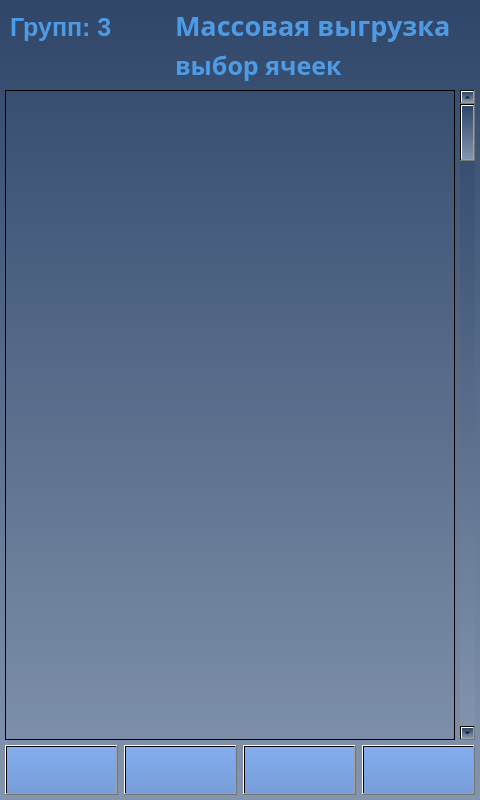
<?xml version="1.0" encoding="UTF-8"?>
<ui version="4.0">
 <class>screen_17_mass_drop</class>
 <widget class="QWidget" name="screen_17_mass_drop">
  <property name="geometry">
   <rect>
    <x>0</x>
    <y>0</y>
    <width>480</width>
    <height>800</height>
   </rect>
  </property>
  <property name="windowTitle">
   <string>screen_17_mass_drop</string>
  </property>
  <property name="styleSheet">
   <string notr="true">background-color: qlineargradient(spread:pad, x1:0.5, y1:0, x2:0.5, y2:1, stop:0 rgba(47, 70, 105, 255), stop:1 rgba(131, 149, 174, 255));</string>
  </property>
  <widget class="QLabel" name="lbl_info_2">
   <property name="enabled">
    <bool>true</bool>
   </property>
   <property name="geometry">
    <rect>
     <x>175</x>
     <y>45</y>
     <width>181</width>
     <height>40</height>
    </rect>
   </property>
   <property name="font">
    <font>
     <family>Arial Black</family>
     <pointsize>19</pointsize>
     <weight>75</weight>
     <bold>true</bold>
    </font>
   </property>
   <property name="layoutDirection">
    <enum>Qt::LeftToRight</enum>
   </property>
   <property name="styleSheet">
    <string notr="true">color: rgb(78, 155, 229);
background-color: qlineargradient(spread:pad, x1:0, y1:0, x2:1, y2:0, stop:0 rgba(0, 0, 0, 0), stop:1 rgba(255, 255, 255, 0));</string>
   </property>
   <property name="text">
    <string>выбор ячеек</string>
   </property>
  </widget>
  <widget class="QPushButton" name="btn_down">
   <property name="geometry">
    <rect>
     <x>362</x>
     <y>745</y>
     <width>113</width>
     <height>50</height>
    </rect>
   </property>
   <property name="palette">
    <palette>
     <active>
      <colorrole role="WindowText">
       <brush brushstyle="SolidPattern">
        <color alpha="255">
         <red>0</red>
         <green>49</green>
         <blue>114</blue>
        </color>
       </brush>
      </colorrole>
      <colorrole role="Button">
       <brush brushstyle="LinearGradientPattern">
        <gradient startx="0.500000000000000" starty="0.000000000000000" endx="0.500000000000000" endy="1.000000000000000" type="LinearGradient" spread="PadSpread" coordinatemode="ObjectBoundingMode">
         <gradientstop position="0.000000000000000">
          <color alpha="255">
           <red>131</red>
           <green>173</green>
           <blue>239</blue>
          </color>
         </gradientstop>
         <gradientstop position="1.000000000000000">
          <color alpha="255">
           <red>120</red>
           <green>158</green>
           <blue>217</blue>
          </color>
         </gradientstop>
        </gradient>
       </brush>
      </colorrole>
      <colorrole role="Text">
       <brush brushstyle="SolidPattern">
        <color alpha="255">
         <red>0</red>
         <green>49</green>
         <blue>114</blue>
        </color>
       </brush>
      </colorrole>
      <colorrole role="ButtonText">
       <brush brushstyle="SolidPattern">
        <color alpha="255">
         <red>0</red>
         <green>49</green>
         <blue>114</blue>
        </color>
       </brush>
      </colorrole>
      <colorrole role="Base">
       <brush brushstyle="LinearGradientPattern">
        <gradient startx="0.500000000000000" starty="0.000000000000000" endx="0.500000000000000" endy="1.000000000000000" type="LinearGradient" spread="PadSpread" coordinatemode="ObjectBoundingMode">
         <gradientstop position="0.000000000000000">
          <color alpha="255">
           <red>131</red>
           <green>173</green>
           <blue>239</blue>
          </color>
         </gradientstop>
         <gradientstop position="1.000000000000000">
          <color alpha="255">
           <red>120</red>
           <green>158</green>
           <blue>217</blue>
          </color>
         </gradientstop>
        </gradient>
       </brush>
      </colorrole>
      <colorrole role="Window">
       <brush brushstyle="LinearGradientPattern">
        <gradient startx="0.500000000000000" starty="0.000000000000000" endx="0.500000000000000" endy="1.000000000000000" type="LinearGradient" spread="PadSpread" coordinatemode="ObjectBoundingMode">
         <gradientstop position="0.000000000000000">
          <color alpha="255">
           <red>131</red>
           <green>173</green>
           <blue>239</blue>
          </color>
         </gradientstop>
         <gradientstop position="1.000000000000000">
          <color alpha="255">
           <red>120</red>
           <green>158</green>
           <blue>217</blue>
          </color>
         </gradientstop>
        </gradient>
       </brush>
      </colorrole>
     </active>
     <inactive>
      <colorrole role="WindowText">
       <brush brushstyle="SolidPattern">
        <color alpha="255">
         <red>0</red>
         <green>49</green>
         <blue>114</blue>
        </color>
       </brush>
      </colorrole>
      <colorrole role="Button">
       <brush brushstyle="LinearGradientPattern">
        <gradient startx="0.500000000000000" starty="0.000000000000000" endx="0.500000000000000" endy="1.000000000000000" type="LinearGradient" spread="PadSpread" coordinatemode="ObjectBoundingMode">
         <gradientstop position="0.000000000000000">
          <color alpha="255">
           <red>131</red>
           <green>173</green>
           <blue>239</blue>
          </color>
         </gradientstop>
         <gradientstop position="1.000000000000000">
          <color alpha="255">
           <red>120</red>
           <green>158</green>
           <blue>217</blue>
          </color>
         </gradientstop>
        </gradient>
       </brush>
      </colorrole>
      <colorrole role="Text">
       <brush brushstyle="SolidPattern">
        <color alpha="255">
         <red>0</red>
         <green>49</green>
         <blue>114</blue>
        </color>
       </brush>
      </colorrole>
      <colorrole role="ButtonText">
       <brush brushstyle="SolidPattern">
        <color alpha="255">
         <red>0</red>
         <green>49</green>
         <blue>114</blue>
        </color>
       </brush>
      </colorrole>
      <colorrole role="Base">
       <brush brushstyle="LinearGradientPattern">
        <gradient startx="0.500000000000000" starty="0.000000000000000" endx="0.500000000000000" endy="1.000000000000000" type="LinearGradient" spread="PadSpread" coordinatemode="ObjectBoundingMode">
         <gradientstop position="0.000000000000000">
          <color alpha="255">
           <red>131</red>
           <green>173</green>
           <blue>239</blue>
          </color>
         </gradientstop>
         <gradientstop position="1.000000000000000">
          <color alpha="255">
           <red>120</red>
           <green>158</green>
           <blue>217</blue>
          </color>
         </gradientstop>
        </gradient>
       </brush>
      </colorrole>
      <colorrole role="Window">
       <brush brushstyle="LinearGradientPattern">
        <gradient startx="0.500000000000000" starty="0.000000000000000" endx="0.500000000000000" endy="1.000000000000000" type="LinearGradient" spread="PadSpread" coordinatemode="ObjectBoundingMode">
         <gradientstop position="0.000000000000000">
          <color alpha="255">
           <red>131</red>
           <green>173</green>
           <blue>239</blue>
          </color>
         </gradientstop>
         <gradientstop position="1.000000000000000">
          <color alpha="255">
           <red>120</red>
           <green>158</green>
           <blue>217</blue>
          </color>
         </gradientstop>
        </gradient>
       </brush>
      </colorrole>
     </inactive>
     <disabled>
      <colorrole role="WindowText">
       <brush brushstyle="SolidPattern">
        <color alpha="255">
         <red>0</red>
         <green>49</green>
         <blue>114</blue>
        </color>
       </brush>
      </colorrole>
      <colorrole role="Button">
       <brush brushstyle="LinearGradientPattern">
        <gradient startx="0.500000000000000" starty="0.000000000000000" endx="0.500000000000000" endy="1.000000000000000" type="LinearGradient" spread="PadSpread" coordinatemode="ObjectBoundingMode">
         <gradientstop position="0.000000000000000">
          <color alpha="255">
           <red>131</red>
           <green>173</green>
           <blue>239</blue>
          </color>
         </gradientstop>
         <gradientstop position="1.000000000000000">
          <color alpha="255">
           <red>120</red>
           <green>158</green>
           <blue>217</blue>
          </color>
         </gradientstop>
        </gradient>
       </brush>
      </colorrole>
      <colorrole role="Text">
       <brush brushstyle="SolidPattern">
        <color alpha="255">
         <red>0</red>
         <green>49</green>
         <blue>114</blue>
        </color>
       </brush>
      </colorrole>
      <colorrole role="ButtonText">
       <brush brushstyle="SolidPattern">
        <color alpha="255">
         <red>0</red>
         <green>49</green>
         <blue>114</blue>
        </color>
       </brush>
      </colorrole>
      <colorrole role="Base">
       <brush brushstyle="LinearGradientPattern">
        <gradient startx="0.500000000000000" starty="0.000000000000000" endx="0.500000000000000" endy="1.000000000000000" type="LinearGradient" spread="PadSpread" coordinatemode="ObjectBoundingMode">
         <gradientstop position="0.000000000000000">
          <color alpha="255">
           <red>131</red>
           <green>173</green>
           <blue>239</blue>
          </color>
         </gradientstop>
         <gradientstop position="1.000000000000000">
          <color alpha="255">
           <red>120</red>
           <green>158</green>
           <blue>217</blue>
          </color>
         </gradientstop>
        </gradient>
       </brush>
      </colorrole>
      <colorrole role="Window">
       <brush brushstyle="LinearGradientPattern">
        <gradient startx="0.500000000000000" starty="0.000000000000000" endx="0.500000000000000" endy="1.000000000000000" type="LinearGradient" spread="PadSpread" coordinatemode="ObjectBoundingMode">
         <gradientstop position="0.000000000000000">
          <color alpha="255">
           <red>131</red>
           <green>173</green>
           <blue>239</blue>
          </color>
         </gradientstop>
         <gradientstop position="1.000000000000000">
          <color alpha="255">
           <red>120</red>
           <green>158</green>
           <blue>217</blue>
          </color>
         </gradientstop>
        </gradient>
       </brush>
      </colorrole>
     </disabled>
    </palette>
   </property>
   <property name="font">
    <font>
     <family>Arial Black</family>
     <pointsize>20</pointsize>
     <weight>75</weight>
     <bold>true</bold>
    </font>
   </property>
   <property name="contextMenuPolicy">
    <enum>Qt::DefaultContextMenu</enum>
   </property>
   <property name="layoutDirection">
    <enum>Qt::LeftToRight</enum>
   </property>
   <property name="styleSheet">
    <string notr="true">background-color: qlineargradient(spread:pad, x1:0.5, y1:0, x2:0.5, y2:1, stop:0 rgba(131, 173, 239, 255), stop:1 rgba(120, 158, 217, 255));
color: rgb(0, 49, 114);</string>
   </property>
   <property name="text">
    <string/>
   </property>
   <property name="icon">
    <iconset>
     <normaloff>img/btn_ico_down.png</normaloff>img/btn_ico_down.png</iconset>
   </property>
   <property name="iconSize">
    <size>
     <width>51</width>
     <height>51</height>
    </size>
   </property>
  </widget>
  <widget class="QPushButton" name="btn_back">
   <property name="geometry">
    <rect>
     <x>243</x>
     <y>745</y>
     <width>113</width>
     <height>50</height>
    </rect>
   </property>
   <property name="palette">
    <palette>
     <active>
      <colorrole role="WindowText">
       <brush brushstyle="SolidPattern">
        <color alpha="255">
         <red>0</red>
         <green>49</green>
         <blue>114</blue>
        </color>
       </brush>
      </colorrole>
      <colorrole role="Button">
       <brush brushstyle="LinearGradientPattern">
        <gradient startx="0.500000000000000" starty="0.000000000000000" endx="0.500000000000000" endy="1.000000000000000" type="LinearGradient" spread="PadSpread" coordinatemode="ObjectBoundingMode">
         <gradientstop position="0.000000000000000">
          <color alpha="255">
           <red>131</red>
           <green>173</green>
           <blue>239</blue>
          </color>
         </gradientstop>
         <gradientstop position="1.000000000000000">
          <color alpha="255">
           <red>120</red>
           <green>158</green>
           <blue>217</blue>
          </color>
         </gradientstop>
        </gradient>
       </brush>
      </colorrole>
      <colorrole role="Text">
       <brush brushstyle="SolidPattern">
        <color alpha="255">
         <red>0</red>
         <green>49</green>
         <blue>114</blue>
        </color>
       </brush>
      </colorrole>
      <colorrole role="ButtonText">
       <brush brushstyle="SolidPattern">
        <color alpha="255">
         <red>0</red>
         <green>49</green>
         <blue>114</blue>
        </color>
       </brush>
      </colorrole>
      <colorrole role="Base">
       <brush brushstyle="LinearGradientPattern">
        <gradient startx="0.500000000000000" starty="0.000000000000000" endx="0.500000000000000" endy="1.000000000000000" type="LinearGradient" spread="PadSpread" coordinatemode="ObjectBoundingMode">
         <gradientstop position="0.000000000000000">
          <color alpha="255">
           <red>131</red>
           <green>173</green>
           <blue>239</blue>
          </color>
         </gradientstop>
         <gradientstop position="1.000000000000000">
          <color alpha="255">
           <red>120</red>
           <green>158</green>
           <blue>217</blue>
          </color>
         </gradientstop>
        </gradient>
       </brush>
      </colorrole>
      <colorrole role="Window">
       <brush brushstyle="LinearGradientPattern">
        <gradient startx="0.500000000000000" starty="0.000000000000000" endx="0.500000000000000" endy="1.000000000000000" type="LinearGradient" spread="PadSpread" coordinatemode="ObjectBoundingMode">
         <gradientstop position="0.000000000000000">
          <color alpha="255">
           <red>131</red>
           <green>173</green>
           <blue>239</blue>
          </color>
         </gradientstop>
         <gradientstop position="1.000000000000000">
          <color alpha="255">
           <red>120</red>
           <green>158</green>
           <blue>217</blue>
          </color>
         </gradientstop>
        </gradient>
       </brush>
      </colorrole>
     </active>
     <inactive>
      <colorrole role="WindowText">
       <brush brushstyle="SolidPattern">
        <color alpha="255">
         <red>0</red>
         <green>49</green>
         <blue>114</blue>
        </color>
       </brush>
      </colorrole>
      <colorrole role="Button">
       <brush brushstyle="LinearGradientPattern">
        <gradient startx="0.500000000000000" starty="0.000000000000000" endx="0.500000000000000" endy="1.000000000000000" type="LinearGradient" spread="PadSpread" coordinatemode="ObjectBoundingMode">
         <gradientstop position="0.000000000000000">
          <color alpha="255">
           <red>131</red>
           <green>173</green>
           <blue>239</blue>
          </color>
         </gradientstop>
         <gradientstop position="1.000000000000000">
          <color alpha="255">
           <red>120</red>
           <green>158</green>
           <blue>217</blue>
          </color>
         </gradientstop>
        </gradient>
       </brush>
      </colorrole>
      <colorrole role="Text">
       <brush brushstyle="SolidPattern">
        <color alpha="255">
         <red>0</red>
         <green>49</green>
         <blue>114</blue>
        </color>
       </brush>
      </colorrole>
      <colorrole role="ButtonText">
       <brush brushstyle="SolidPattern">
        <color alpha="255">
         <red>0</red>
         <green>49</green>
         <blue>114</blue>
        </color>
       </brush>
      </colorrole>
      <colorrole role="Base">
       <brush brushstyle="LinearGradientPattern">
        <gradient startx="0.500000000000000" starty="0.000000000000000" endx="0.500000000000000" endy="1.000000000000000" type="LinearGradient" spread="PadSpread" coordinatemode="ObjectBoundingMode">
         <gradientstop position="0.000000000000000">
          <color alpha="255">
           <red>131</red>
           <green>173</green>
           <blue>239</blue>
          </color>
         </gradientstop>
         <gradientstop position="1.000000000000000">
          <color alpha="255">
           <red>120</red>
           <green>158</green>
           <blue>217</blue>
          </color>
         </gradientstop>
        </gradient>
       </brush>
      </colorrole>
      <colorrole role="Window">
       <brush brushstyle="LinearGradientPattern">
        <gradient startx="0.500000000000000" starty="0.000000000000000" endx="0.500000000000000" endy="1.000000000000000" type="LinearGradient" spread="PadSpread" coordinatemode="ObjectBoundingMode">
         <gradientstop position="0.000000000000000">
          <color alpha="255">
           <red>131</red>
           <green>173</green>
           <blue>239</blue>
          </color>
         </gradientstop>
         <gradientstop position="1.000000000000000">
          <color alpha="255">
           <red>120</red>
           <green>158</green>
           <blue>217</blue>
          </color>
         </gradientstop>
        </gradient>
       </brush>
      </colorrole>
     </inactive>
     <disabled>
      <colorrole role="WindowText">
       <brush brushstyle="SolidPattern">
        <color alpha="255">
         <red>0</red>
         <green>49</green>
         <blue>114</blue>
        </color>
       </brush>
      </colorrole>
      <colorrole role="Button">
       <brush brushstyle="LinearGradientPattern">
        <gradient startx="0.500000000000000" starty="0.000000000000000" endx="0.500000000000000" endy="1.000000000000000" type="LinearGradient" spread="PadSpread" coordinatemode="ObjectBoundingMode">
         <gradientstop position="0.000000000000000">
          <color alpha="255">
           <red>131</red>
           <green>173</green>
           <blue>239</blue>
          </color>
         </gradientstop>
         <gradientstop position="1.000000000000000">
          <color alpha="255">
           <red>120</red>
           <green>158</green>
           <blue>217</blue>
          </color>
         </gradientstop>
        </gradient>
       </brush>
      </colorrole>
      <colorrole role="Text">
       <brush brushstyle="SolidPattern">
        <color alpha="255">
         <red>0</red>
         <green>49</green>
         <blue>114</blue>
        </color>
       </brush>
      </colorrole>
      <colorrole role="ButtonText">
       <brush brushstyle="SolidPattern">
        <color alpha="255">
         <red>0</red>
         <green>49</green>
         <blue>114</blue>
        </color>
       </brush>
      </colorrole>
      <colorrole role="Base">
       <brush brushstyle="LinearGradientPattern">
        <gradient startx="0.500000000000000" starty="0.000000000000000" endx="0.500000000000000" endy="1.000000000000000" type="LinearGradient" spread="PadSpread" coordinatemode="ObjectBoundingMode">
         <gradientstop position="0.000000000000000">
          <color alpha="255">
           <red>131</red>
           <green>173</green>
           <blue>239</blue>
          </color>
         </gradientstop>
         <gradientstop position="1.000000000000000">
          <color alpha="255">
           <red>120</red>
           <green>158</green>
           <blue>217</blue>
          </color>
         </gradientstop>
        </gradient>
       </brush>
      </colorrole>
      <colorrole role="Window">
       <brush brushstyle="LinearGradientPattern">
        <gradient startx="0.500000000000000" starty="0.000000000000000" endx="0.500000000000000" endy="1.000000000000000" type="LinearGradient" spread="PadSpread" coordinatemode="ObjectBoundingMode">
         <gradientstop position="0.000000000000000">
          <color alpha="255">
           <red>131</red>
           <green>173</green>
           <blue>239</blue>
          </color>
         </gradientstop>
         <gradientstop position="1.000000000000000">
          <color alpha="255">
           <red>120</red>
           <green>158</green>
           <blue>217</blue>
          </color>
         </gradientstop>
        </gradient>
       </brush>
      </colorrole>
     </disabled>
    </palette>
   </property>
   <property name="font">
    <font>
     <family>Arial Black</family>
     <pointsize>20</pointsize>
     <weight>75</weight>
     <bold>true</bold>
    </font>
   </property>
   <property name="contextMenuPolicy">
    <enum>Qt::DefaultContextMenu</enum>
   </property>
   <property name="layoutDirection">
    <enum>Qt::LeftToRight</enum>
   </property>
   <property name="styleSheet">
    <string notr="true">background-color: qlineargradient(spread:pad, x1:0.5, y1:0, x2:0.5, y2:1, stop:0 rgba(131, 173, 239, 255), stop:1 rgba(120, 158, 217, 255));
color: rgb(0, 49, 114);</string>
   </property>
   <property name="text">
    <string/>
   </property>
   <property name="icon">
    <iconset>
     <normaloff>img/btn_ico_back.png</normaloff>img/btn_ico_back.png</iconset>
   </property>
   <property name="iconSize">
    <size>
     <width>51</width>
     <height>51</height>
    </size>
   </property>
  </widget>
  <widget class="QScrollBar" name="ScrollBar">
   <property name="geometry">
    <rect>
     <x>460</x>
     <y>90</y>
     <width>15</width>
     <height>650</height>
    </rect>
   </property>
   <property name="orientation">
    <enum>Qt::Vertical</enum>
   </property>
  </widget>
  <widget class="QListWidget" name="listWidget">
   <property name="enabled">
    <bool>true</bool>
   </property>
   <property name="geometry">
    <rect>
     <x>5</x>
     <y>90</y>
     <width>450</width>
     <height>650</height>
    </rect>
   </property>
   <property name="whatsThis">
    <string>&lt;html&gt;&lt;head/&gt;&lt;body&gt;&lt;p&gt;&lt;br/&gt;&lt;/p&gt;&lt;/body&gt;&lt;/html&gt;</string>
   </property>
   <property name="styleSheet">
    <string notr="true">background-color: qlineargradient(spread:pad, x1:0, y1:0, x2:1, y2:0, stop:0 rgba(0, 0, 0, 0), stop:1 rgba(255, 255, 255, 0));</string>
   </property>
  </widget>
  <widget class="QPushButton" name="btn_up">
   <property name="geometry">
    <rect>
     <x>5</x>
     <y>745</y>
     <width>113</width>
     <height>50</height>
    </rect>
   </property>
   <property name="palette">
    <palette>
     <active>
      <colorrole role="WindowText">
       <brush brushstyle="SolidPattern">
        <color alpha="255">
         <red>0</red>
         <green>49</green>
         <blue>114</blue>
        </color>
       </brush>
      </colorrole>
      <colorrole role="Button">
       <brush brushstyle="LinearGradientPattern">
        <gradient startx="0.500000000000000" starty="0.000000000000000" endx="0.500000000000000" endy="1.000000000000000" type="LinearGradient" spread="PadSpread" coordinatemode="ObjectBoundingMode">
         <gradientstop position="0.000000000000000">
          <color alpha="255">
           <red>131</red>
           <green>173</green>
           <blue>239</blue>
          </color>
         </gradientstop>
         <gradientstop position="1.000000000000000">
          <color alpha="255">
           <red>120</red>
           <green>158</green>
           <blue>217</blue>
          </color>
         </gradientstop>
        </gradient>
       </brush>
      </colorrole>
      <colorrole role="Text">
       <brush brushstyle="SolidPattern">
        <color alpha="255">
         <red>0</red>
         <green>49</green>
         <blue>114</blue>
        </color>
       </brush>
      </colorrole>
      <colorrole role="ButtonText">
       <brush brushstyle="SolidPattern">
        <color alpha="255">
         <red>0</red>
         <green>49</green>
         <blue>114</blue>
        </color>
       </brush>
      </colorrole>
      <colorrole role="Base">
       <brush brushstyle="LinearGradientPattern">
        <gradient startx="0.500000000000000" starty="0.000000000000000" endx="0.500000000000000" endy="1.000000000000000" type="LinearGradient" spread="PadSpread" coordinatemode="ObjectBoundingMode">
         <gradientstop position="0.000000000000000">
          <color alpha="255">
           <red>131</red>
           <green>173</green>
           <blue>239</blue>
          </color>
         </gradientstop>
         <gradientstop position="1.000000000000000">
          <color alpha="255">
           <red>120</red>
           <green>158</green>
           <blue>217</blue>
          </color>
         </gradientstop>
        </gradient>
       </brush>
      </colorrole>
      <colorrole role="Window">
       <brush brushstyle="LinearGradientPattern">
        <gradient startx="0.500000000000000" starty="0.000000000000000" endx="0.500000000000000" endy="1.000000000000000" type="LinearGradient" spread="PadSpread" coordinatemode="ObjectBoundingMode">
         <gradientstop position="0.000000000000000">
          <color alpha="255">
           <red>131</red>
           <green>173</green>
           <blue>239</blue>
          </color>
         </gradientstop>
         <gradientstop position="1.000000000000000">
          <color alpha="255">
           <red>120</red>
           <green>158</green>
           <blue>217</blue>
          </color>
         </gradientstop>
        </gradient>
       </brush>
      </colorrole>
     </active>
     <inactive>
      <colorrole role="WindowText">
       <brush brushstyle="SolidPattern">
        <color alpha="255">
         <red>0</red>
         <green>49</green>
         <blue>114</blue>
        </color>
       </brush>
      </colorrole>
      <colorrole role="Button">
       <brush brushstyle="LinearGradientPattern">
        <gradient startx="0.500000000000000" starty="0.000000000000000" endx="0.500000000000000" endy="1.000000000000000" type="LinearGradient" spread="PadSpread" coordinatemode="ObjectBoundingMode">
         <gradientstop position="0.000000000000000">
          <color alpha="255">
           <red>131</red>
           <green>173</green>
           <blue>239</blue>
          </color>
         </gradientstop>
         <gradientstop position="1.000000000000000">
          <color alpha="255">
           <red>120</red>
           <green>158</green>
           <blue>217</blue>
          </color>
         </gradientstop>
        </gradient>
       </brush>
      </colorrole>
      <colorrole role="Text">
       <brush brushstyle="SolidPattern">
        <color alpha="255">
         <red>0</red>
         <green>49</green>
         <blue>114</blue>
        </color>
       </brush>
      </colorrole>
      <colorrole role="ButtonText">
       <brush brushstyle="SolidPattern">
        <color alpha="255">
         <red>0</red>
         <green>49</green>
         <blue>114</blue>
        </color>
       </brush>
      </colorrole>
      <colorrole role="Base">
       <brush brushstyle="LinearGradientPattern">
        <gradient startx="0.500000000000000" starty="0.000000000000000" endx="0.500000000000000" endy="1.000000000000000" type="LinearGradient" spread="PadSpread" coordinatemode="ObjectBoundingMode">
         <gradientstop position="0.000000000000000">
          <color alpha="255">
           <red>131</red>
           <green>173</green>
           <blue>239</blue>
          </color>
         </gradientstop>
         <gradientstop position="1.000000000000000">
          <color alpha="255">
           <red>120</red>
           <green>158</green>
           <blue>217</blue>
          </color>
         </gradientstop>
        </gradient>
       </brush>
      </colorrole>
      <colorrole role="Window">
       <brush brushstyle="LinearGradientPattern">
        <gradient startx="0.500000000000000" starty="0.000000000000000" endx="0.500000000000000" endy="1.000000000000000" type="LinearGradient" spread="PadSpread" coordinatemode="ObjectBoundingMode">
         <gradientstop position="0.000000000000000">
          <color alpha="255">
           <red>131</red>
           <green>173</green>
           <blue>239</blue>
          </color>
         </gradientstop>
         <gradientstop position="1.000000000000000">
          <color alpha="255">
           <red>120</red>
           <green>158</green>
           <blue>217</blue>
          </color>
         </gradientstop>
        </gradient>
       </brush>
      </colorrole>
     </inactive>
     <disabled>
      <colorrole role="WindowText">
       <brush brushstyle="SolidPattern">
        <color alpha="255">
         <red>0</red>
         <green>49</green>
         <blue>114</blue>
        </color>
       </brush>
      </colorrole>
      <colorrole role="Button">
       <brush brushstyle="LinearGradientPattern">
        <gradient startx="0.500000000000000" starty="0.000000000000000" endx="0.500000000000000" endy="1.000000000000000" type="LinearGradient" spread="PadSpread" coordinatemode="ObjectBoundingMode">
         <gradientstop position="0.000000000000000">
          <color alpha="255">
           <red>131</red>
           <green>173</green>
           <blue>239</blue>
          </color>
         </gradientstop>
         <gradientstop position="1.000000000000000">
          <color alpha="255">
           <red>120</red>
           <green>158</green>
           <blue>217</blue>
          </color>
         </gradientstop>
        </gradient>
       </brush>
      </colorrole>
      <colorrole role="Text">
       <brush brushstyle="SolidPattern">
        <color alpha="255">
         <red>0</red>
         <green>49</green>
         <blue>114</blue>
        </color>
       </brush>
      </colorrole>
      <colorrole role="ButtonText">
       <brush brushstyle="SolidPattern">
        <color alpha="255">
         <red>0</red>
         <green>49</green>
         <blue>114</blue>
        </color>
       </brush>
      </colorrole>
      <colorrole role="Base">
       <brush brushstyle="LinearGradientPattern">
        <gradient startx="0.500000000000000" starty="0.000000000000000" endx="0.500000000000000" endy="1.000000000000000" type="LinearGradient" spread="PadSpread" coordinatemode="ObjectBoundingMode">
         <gradientstop position="0.000000000000000">
          <color alpha="255">
           <red>131</red>
           <green>173</green>
           <blue>239</blue>
          </color>
         </gradientstop>
         <gradientstop position="1.000000000000000">
          <color alpha="255">
           <red>120</red>
           <green>158</green>
           <blue>217</blue>
          </color>
         </gradientstop>
        </gradient>
       </brush>
      </colorrole>
      <colorrole role="Window">
       <brush brushstyle="LinearGradientPattern">
        <gradient startx="0.500000000000000" starty="0.000000000000000" endx="0.500000000000000" endy="1.000000000000000" type="LinearGradient" spread="PadSpread" coordinatemode="ObjectBoundingMode">
         <gradientstop position="0.000000000000000">
          <color alpha="255">
           <red>131</red>
           <green>173</green>
           <blue>239</blue>
          </color>
         </gradientstop>
         <gradientstop position="1.000000000000000">
          <color alpha="255">
           <red>120</red>
           <green>158</green>
           <blue>217</blue>
          </color>
         </gradientstop>
        </gradient>
       </brush>
      </colorrole>
     </disabled>
    </palette>
   </property>
   <property name="font">
    <font>
     <family>Arial Black</family>
     <pointsize>20</pointsize>
     <weight>75</weight>
     <bold>true</bold>
    </font>
   </property>
   <property name="contextMenuPolicy">
    <enum>Qt::DefaultContextMenu</enum>
   </property>
   <property name="layoutDirection">
    <enum>Qt::LeftToRight</enum>
   </property>
   <property name="styleSheet">
    <string notr="true">background-color: qlineargradient(spread:pad, x1:0.5, y1:0, x2:0.5, y2:1, stop:0 rgba(131, 173, 239, 255), stop:1 rgba(120, 158, 217, 255));
color: rgb(0, 49, 114);</string>
   </property>
   <property name="text">
    <string/>
   </property>
   <property name="icon">
    <iconset>
     <normaloff>img/btn_ico_up.png</normaloff>img/btn_ico_up.png</iconset>
   </property>
   <property name="iconSize">
    <size>
     <width>51</width>
     <height>51</height>
    </size>
   </property>
  </widget>
  <widget class="QPushButton" name="btn_ok">
   <property name="geometry">
    <rect>
     <x>124</x>
     <y>745</y>
     <width>113</width>
     <height>50</height>
    </rect>
   </property>
   <property name="palette">
    <palette>
     <active>
      <colorrole role="WindowText">
       <brush brushstyle="SolidPattern">
        <color alpha="255">
         <red>0</red>
         <green>49</green>
         <blue>114</blue>
        </color>
       </brush>
      </colorrole>
      <colorrole role="Button">
       <brush brushstyle="LinearGradientPattern">
        <gradient startx="0.500000000000000" starty="0.000000000000000" endx="0.500000000000000" endy="1.000000000000000" type="LinearGradient" spread="PadSpread" coordinatemode="ObjectBoundingMode">
         <gradientstop position="0.000000000000000">
          <color alpha="255">
           <red>131</red>
           <green>173</green>
           <blue>239</blue>
          </color>
         </gradientstop>
         <gradientstop position="1.000000000000000">
          <color alpha="255">
           <red>120</red>
           <green>158</green>
           <blue>217</blue>
          </color>
         </gradientstop>
        </gradient>
       </brush>
      </colorrole>
      <colorrole role="Text">
       <brush brushstyle="SolidPattern">
        <color alpha="255">
         <red>0</red>
         <green>49</green>
         <blue>114</blue>
        </color>
       </brush>
      </colorrole>
      <colorrole role="ButtonText">
       <brush brushstyle="SolidPattern">
        <color alpha="255">
         <red>0</red>
         <green>49</green>
         <blue>114</blue>
        </color>
       </brush>
      </colorrole>
      <colorrole role="Base">
       <brush brushstyle="LinearGradientPattern">
        <gradient startx="0.500000000000000" starty="0.000000000000000" endx="0.500000000000000" endy="1.000000000000000" type="LinearGradient" spread="PadSpread" coordinatemode="ObjectBoundingMode">
         <gradientstop position="0.000000000000000">
          <color alpha="255">
           <red>131</red>
           <green>173</green>
           <blue>239</blue>
          </color>
         </gradientstop>
         <gradientstop position="1.000000000000000">
          <color alpha="255">
           <red>120</red>
           <green>158</green>
           <blue>217</blue>
          </color>
         </gradientstop>
        </gradient>
       </brush>
      </colorrole>
      <colorrole role="Window">
       <brush brushstyle="LinearGradientPattern">
        <gradient startx="0.500000000000000" starty="0.000000000000000" endx="0.500000000000000" endy="1.000000000000000" type="LinearGradient" spread="PadSpread" coordinatemode="ObjectBoundingMode">
         <gradientstop position="0.000000000000000">
          <color alpha="255">
           <red>131</red>
           <green>173</green>
           <blue>239</blue>
          </color>
         </gradientstop>
         <gradientstop position="1.000000000000000">
          <color alpha="255">
           <red>120</red>
           <green>158</green>
           <blue>217</blue>
          </color>
         </gradientstop>
        </gradient>
       </brush>
      </colorrole>
     </active>
     <inactive>
      <colorrole role="WindowText">
       <brush brushstyle="SolidPattern">
        <color alpha="255">
         <red>0</red>
         <green>49</green>
         <blue>114</blue>
        </color>
       </brush>
      </colorrole>
      <colorrole role="Button">
       <brush brushstyle="LinearGradientPattern">
        <gradient startx="0.500000000000000" starty="0.000000000000000" endx="0.500000000000000" endy="1.000000000000000" type="LinearGradient" spread="PadSpread" coordinatemode="ObjectBoundingMode">
         <gradientstop position="0.000000000000000">
          <color alpha="255">
           <red>131</red>
           <green>173</green>
           <blue>239</blue>
          </color>
         </gradientstop>
         <gradientstop position="1.000000000000000">
          <color alpha="255">
           <red>120</red>
           <green>158</green>
           <blue>217</blue>
          </color>
         </gradientstop>
        </gradient>
       </brush>
      </colorrole>
      <colorrole role="Text">
       <brush brushstyle="SolidPattern">
        <color alpha="255">
         <red>0</red>
         <green>49</green>
         <blue>114</blue>
        </color>
       </brush>
      </colorrole>
      <colorrole role="ButtonText">
       <brush brushstyle="SolidPattern">
        <color alpha="255">
         <red>0</red>
         <green>49</green>
         <blue>114</blue>
        </color>
       </brush>
      </colorrole>
      <colorrole role="Base">
       <brush brushstyle="LinearGradientPattern">
        <gradient startx="0.500000000000000" starty="0.000000000000000" endx="0.500000000000000" endy="1.000000000000000" type="LinearGradient" spread="PadSpread" coordinatemode="ObjectBoundingMode">
         <gradientstop position="0.000000000000000">
          <color alpha="255">
           <red>131</red>
           <green>173</green>
           <blue>239</blue>
          </color>
         </gradientstop>
         <gradientstop position="1.000000000000000">
          <color alpha="255">
           <red>120</red>
           <green>158</green>
           <blue>217</blue>
          </color>
         </gradientstop>
        </gradient>
       </brush>
      </colorrole>
      <colorrole role="Window">
       <brush brushstyle="LinearGradientPattern">
        <gradient startx="0.500000000000000" starty="0.000000000000000" endx="0.500000000000000" endy="1.000000000000000" type="LinearGradient" spread="PadSpread" coordinatemode="ObjectBoundingMode">
         <gradientstop position="0.000000000000000">
          <color alpha="255">
           <red>131</red>
           <green>173</green>
           <blue>239</blue>
          </color>
         </gradientstop>
         <gradientstop position="1.000000000000000">
          <color alpha="255">
           <red>120</red>
           <green>158</green>
           <blue>217</blue>
          </color>
         </gradientstop>
        </gradient>
       </brush>
      </colorrole>
     </inactive>
     <disabled>
      <colorrole role="WindowText">
       <brush brushstyle="SolidPattern">
        <color alpha="255">
         <red>0</red>
         <green>49</green>
         <blue>114</blue>
        </color>
       </brush>
      </colorrole>
      <colorrole role="Button">
       <brush brushstyle="LinearGradientPattern">
        <gradient startx="0.500000000000000" starty="0.000000000000000" endx="0.500000000000000" endy="1.000000000000000" type="LinearGradient" spread="PadSpread" coordinatemode="ObjectBoundingMode">
         <gradientstop position="0.000000000000000">
          <color alpha="255">
           <red>131</red>
           <green>173</green>
           <blue>239</blue>
          </color>
         </gradientstop>
         <gradientstop position="1.000000000000000">
          <color alpha="255">
           <red>120</red>
           <green>158</green>
           <blue>217</blue>
          </color>
         </gradientstop>
        </gradient>
       </brush>
      </colorrole>
      <colorrole role="Text">
       <brush brushstyle="SolidPattern">
        <color alpha="255">
         <red>0</red>
         <green>49</green>
         <blue>114</blue>
        </color>
       </brush>
      </colorrole>
      <colorrole role="ButtonText">
       <brush brushstyle="SolidPattern">
        <color alpha="255">
         <red>0</red>
         <green>49</green>
         <blue>114</blue>
        </color>
       </brush>
      </colorrole>
      <colorrole role="Base">
       <brush brushstyle="LinearGradientPattern">
        <gradient startx="0.500000000000000" starty="0.000000000000000" endx="0.500000000000000" endy="1.000000000000000" type="LinearGradient" spread="PadSpread" coordinatemode="ObjectBoundingMode">
         <gradientstop position="0.000000000000000">
          <color alpha="255">
           <red>131</red>
           <green>173</green>
           <blue>239</blue>
          </color>
         </gradientstop>
         <gradientstop position="1.000000000000000">
          <color alpha="255">
           <red>120</red>
           <green>158</green>
           <blue>217</blue>
          </color>
         </gradientstop>
        </gradient>
       </brush>
      </colorrole>
      <colorrole role="Window">
       <brush brushstyle="LinearGradientPattern">
        <gradient startx="0.500000000000000" starty="0.000000000000000" endx="0.500000000000000" endy="1.000000000000000" type="LinearGradient" spread="PadSpread" coordinatemode="ObjectBoundingMode">
         <gradientstop position="0.000000000000000">
          <color alpha="255">
           <red>131</red>
           <green>173</green>
           <blue>239</blue>
          </color>
         </gradientstop>
         <gradientstop position="1.000000000000000">
          <color alpha="255">
           <red>120</red>
           <green>158</green>
           <blue>217</blue>
          </color>
         </gradientstop>
        </gradient>
       </brush>
      </colorrole>
     </disabled>
    </palette>
   </property>
   <property name="font">
    <font>
     <family>Arial Black</family>
     <pointsize>20</pointsize>
     <weight>75</weight>
     <bold>true</bold>
    </font>
   </property>
   <property name="contextMenuPolicy">
    <enum>Qt::DefaultContextMenu</enum>
   </property>
   <property name="layoutDirection">
    <enum>Qt::LeftToRight</enum>
   </property>
   <property name="styleSheet">
    <string notr="true">background-color: qlineargradient(spread:pad, x1:0.5, y1:0, x2:0.5, y2:1, stop:0 rgba(131, 173, 239, 255), stop:1 rgba(120, 158, 217, 255));
color: rgb(0, 49, 114);</string>
   </property>
   <property name="text">
    <string/>
   </property>
   <property name="icon">
    <iconset>
     <normaloff>img/btn_ico_ok.png</normaloff>img/btn_ico_ok.png</iconset>
   </property>
   <property name="iconSize">
    <size>
     <width>51</width>
     <height>51</height>
    </size>
   </property>
  </widget>
  <widget class="QLabel" name="lbl_info_1">
   <property name="enabled">
    <bool>true</bool>
   </property>
   <property name="geometry">
    <rect>
     <x>175</x>
     <y>5</y>
     <width>300</width>
     <height>40</height>
    </rect>
   </property>
   <property name="font">
    <font>
     <family>Arial Black</family>
     <pointsize>20</pointsize>
     <weight>75</weight>
     <bold>true</bold>
    </font>
   </property>
   <property name="layoutDirection">
    <enum>Qt::LeftToRight</enum>
   </property>
   <property name="styleSheet">
    <string notr="true">color: rgb(78, 155, 229);
background-color: qlineargradient(spread:pad, x1:0, y1:0, x2:1, y2:0, stop:0 rgba(0, 0, 0, 0), stop:1 rgba(255, 255, 255, 0));</string>
   </property>
   <property name="text">
    <string>Массовая выгрузка</string>
   </property>
  </widget>
  <widget class="QLabel" name="lbl_group_count">
   <property name="enabled">
    <bool>true</bool>
   </property>
   <property name="geometry">
    <rect>
     <x>10</x>
     <y>12</y>
     <width>131</width>
     <height>30</height>
    </rect>
   </property>
   <property name="font">
    <font>
     <family>Arial</family>
     <pointsize>19</pointsize>
     <weight>75</weight>
     <bold>true</bold>
    </font>
   </property>
   <property name="layoutDirection">
    <enum>Qt::LeftToRight</enum>
   </property>
   <property name="styleSheet">
    <string notr="true">color: rgb(78, 155, 229);
background-color: qlineargradient(spread:pad, x1:0, y1:0, x2:1, y2:0, stop:0 rgba(0, 0, 0, 0), stop:1 rgba(255, 255, 255, 0));</string>
   </property>
   <property name="text">
    <string>Групп: 3</string>
   </property>
  </widget>
 </widget>
 <resources/>
 <connections/>
</ui>
